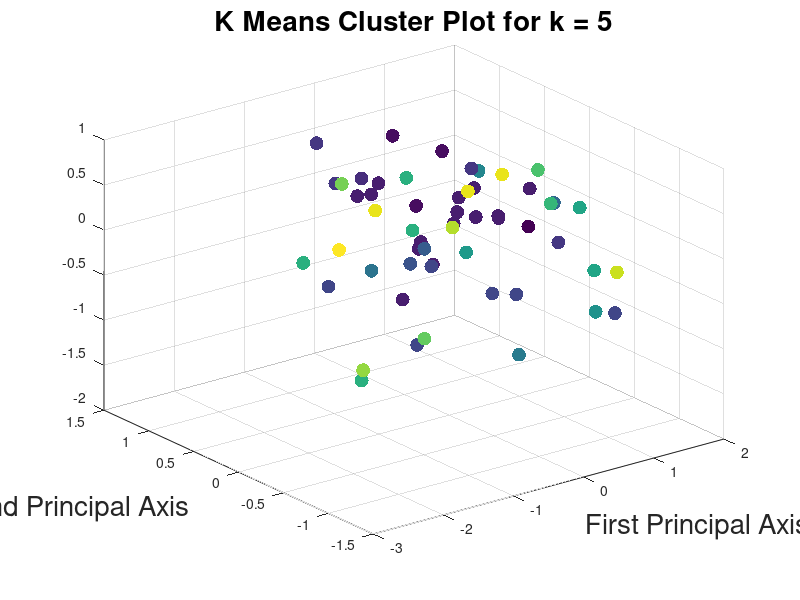

Recreate this plot in MATLAB. (Note: this script raises an error after producing the figure.)
%% Import Data

CSV = importdata('all.csv');

%% Normalize the data

DATA = CSV.data;
NORM_DATA = DATA;

for i=1:size(DATA,2)
    if max(DATA(:,i)) ~= 0
        NORM_DATA(:,i) = DATA(:,i)/max(DATA(:,i));
    end
end

%% Plot average w/in cluster distance and between cluster distance vs. k

numKs = 50;

ks = zeros(numKs,1);

inClusterD = zeros(numKs,1);
betweenClusterD = zeros(numKs,1);

for k=1:numKs
    [IDX, C, sumd] = kmeans(NORM_DATA, k);
    ks(k) = k;
    inClusterD(k) = sum(sumd)/size(IDX,1);
    distances = zeros(k,1);
    for i=1:k
        for j=1:k
            distances(i) = distances(i) + norm(C(j,:)-C(i,:));
        end
    end
    distances = distances/k;
    betweenClusterD(k) = sum(distances)/k;
end

plot(ks, inClusterD, ks, betweenClusterD);
xlabel('K', 'FontSize', 20);
ylabel('Vector Distance of Normalized Feature Vectors', 'FontSize', 20);
title('Average Within and Between Cluster Distance', 'FontSize', 20);
legend('Within', 'Between')

%Resulting K is 19

%% Run 19-means and plot with PCA

k=25;

for run = 1:100
    [IDX, C, sumd] = kmeans(NORM_DATA, k);
    
    [COEFF,SCORE] = princomp(NORM_DATA);
    
    scatter3(SCORE(:,1), SCORE(:,2), SCORE(:,3), 19, IDX, 'filled', 'SizeData',10^2);
    %scatter(SCORE(:,1), SCORE(:,2), 19, IDX, 'filled','SizeData',10^2);
    xlabel('First Principal Axis', 'FontSize', 20);
    ylabel('Second Principal Axis', 'FontSize', 20);
    title('K Means Cluster Plot for k = 5', 'FontSize', 20);
    
    
    %% Output the names of the clustered cities (to a text file)
    
    outfile = fopen(sprintf('25clusters/clusters%d.csv',run), 'w+');
    
    for i = 1:k
        indices = find(IDX == i);
        x = CSV.textdata(indices);
        %     fprintf(outfile, 'Cluster %d:\n', i);
        if (size(indices,1) > 1)
            for j = 1:(size(indices,1)-1),
                fprintf(outfile, '%s,', char(x(j)));
            end
        end
        fprintf(outfile, '%s\n', char(x(size(indices,1))));
    end
    
    fclose(outfile);
end
